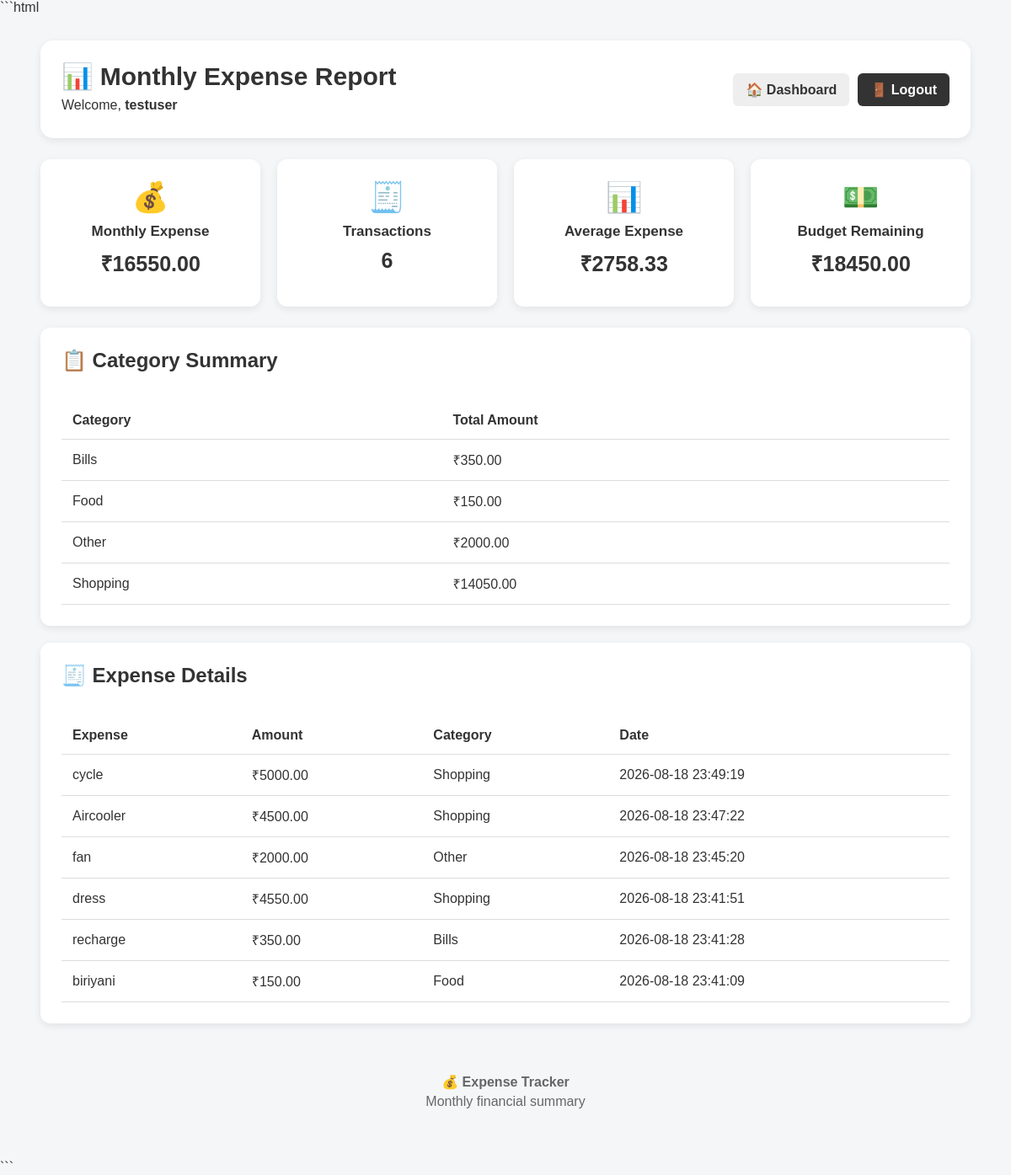
Screenshot of /monthly-report (signed in) with the database file from the repository.
### tables this page shows
CREATE TABLE users (
        id INTEGER PRIMARY KEY AUTOINCREMENT,
        username TEXT UNIQUE NOT NULL,
        password TEXT NOT NULL
    );

CREATE TABLE expenses (
        id INTEGER PRIMARY KEY AUTOINCREMENT,
        user_id INTEGER NOT NULL,
        expense_name TEXT NOT NULL,
        amount REAL NOT NULL,
        category TEXT NOT NULL,
        date TEXT NOT NULL,
        FOREIGN KEY (user_id) REFERENCES users(id)
    );

### app.py (the view)
@app.route("/monthly-report")
@login_required
def monthly_report():
    username = session["username"]
    conn = get_db()
    cursor = conn.cursor()
    cursor.execute("SELECT id FROM users WHERE username = ?", (username,))
    user_result = cursor.fetchone()
    if not user_result:
        conn.close()
        return redirect("/logout")
    user_id = user_result["id"]
    cursor.execute(
        "SELECT id, expense_name, amount, category, date FROM expenses WHERE user_id = ? ORDER BY date DESC",
        (user_id,)
    )
    expenses = cursor.fetchall()
    total = sum(float(expense["amount"]) for expense in expenses)
    expense_count = len(expenses)
    average = total / expense_count if expense_count > 0 else 0
    cursor.execute("SELECT budget FROM budgets WHERE user_id = ?", (user_id,))
    budget_result = cursor.fetchone()
    budget = float(budget_result["budget"]) if budget_result else 0
    remaining_budget = budget - total
    cursor.execute(
        "SELECT category, SUM(amount) AS total FROM expenses WHERE user_id = ? GROUP BY category",
        (user_id,)
    )
    category_data = cursor.fetchall()
    conn.close()
    return render_template(
        "monthly_report.html",
        username=username,
        expenses=expenses,
        total=total,
        expense_count=expense_count,
        average=average,
        budget=budget,
        remaining_budget=remaining_budget,
        category_data=category_data
    )

### app.py (called while the page is built)
def get_db():
    conn = sqlite3.connect(DATABASE)
    conn.row_factory = sqlite3.Row
    return conn

def login_required(function):
    @wraps(function)
    def wrapper(*args, **kwargs):
        if "username" not in session:
            return redirect("/login")
        return function(*args, **kwargs)
    return wrapper

### templates/monthly_report.html (shortened to what this page needs)
<!DOCTYPE html>
<html lang="en">
<head>
    <link
        rel="stylesheet"
        href="{{ url_for('static', filename='style.css') }}"
    >
</head>
<body>
<div class="container">
    <div class="header">
        <div>
            <h1>📊 Monthly Expense Report</h1>
            <p>
                Welcome,
                <strong>{{ username }}</strong>
            </p>
        </div>
        <div class="header-actions">
            <a
                href="/"
                class="header-link"
            >
                🏠 Dashboard
            </a>
            <a
                href="/logout"
                class="logout-button"
            >
                🚪 Logout
            </a>
        </div>
    </div>
    <div class="dashboard">
        <div class="dashboard-card">
            <div class="dashboard-icon">
                💰
            </div>
            <h3>
                Monthly Expense
            </h3>
            <p class="dashboard-value">
                ₹{{ "%.2f"|format(total) }}
            </p>
        </div>
        <div class="dashboard-card">
            <div class="dashboard-icon">
                🧾
            </div>
            <h3>
                Transactions
            </h3>
            <p class="dashboard-value">
                {{ expense_count }}
            </p>
        </div>
        <div class="dashboard-card">
            <div class="dashboard-icon">
                📊
            </div>
            <h3>
                Average Expense
            </h3>
            <p class="dashboard-value">
                ₹{{ "%.2f"|format(average) }}
            </p>
        </div>
        <div class="dashboard-card">
            <div class="dashboard-icon">
                💵
            </div>
            <h3>
                Budget Remaining
            </h3>
            <p class="dashboard-value">
                ₹{{ "%.2f"|format(remaining_budget) }}
            </p>
        </div>
    </div>
    <div class="card">
        <h2>
            📋 Category Summary
        </h2>
        <div class="table-container">
            <table>
                <thead>
                    <tr>
                        <th>
                            Category
                        </th>
                        <th>
                            Total Amount
                        </th>
                    </tr>
                </thead>
                <tbody>
                    {% for item in category_data %}
                    <tr>
                        <td>
                            {{ item[0] }}
                        </td>
                        <td>
                            ₹{{ "%.2f"|format(item[1]) }}
                        </td>
                    </tr>
                    {% endfor %}
                </tbody>
            </table>
        </div>
    </div>
    <div class="card">
        <h2>
            🧾 Expense Details
        </h2>
        <div class="table-container">
            <table>
                <thead>
                    <tr>
                        <th>
                            Expense
                        </th>
                        <th>
                            Amount
                        </th>
                        <th>
                            Category
                        </th>
                        <th>
                            Date
                        </th>
                    </tr>
                </thead>
                <tbody>
                    {% for expense in expenses %}
                    <tr>
                        <td>
                            {{ expense[1] }}
                        </td>
                        <td>
                            ₹{{ "%.2f"|format(expense[2]) }}
                        </td>
                        <td>
                            {{ expense[3] }}
                        </td>
                        <td>
                            {{ expense[4] }}
                        </td>
                    </tr>
                    {% endfor %}
                </tbody>
            </table>
        </div>
    </div>
    <div class="footer">
        <p>
            💰 <strong>Expense Tracker</strong>
        </p>
        <p>
            Monthly financial summary
        </p>
    </div>
</div>
</body>
</html>

### static/style.css (style rules this page uses)
html { scroll-behavior: smooth; }
body { margin: 0; padding: 0; font-family: Arial, Helvetica, sans-serif; background-color: #f4f6f8; color: #333; }
.container { width: 92%; max-width: 1150px; margin: 30px auto; }
.header { background-color: white; padding: 25px; border-radius: 15px; margin-bottom: 25px; display: flex; justify-content: space-between; align-items: center; box-shadow: 0 3px 10px rgba(0, 0, 0, 0.08); }
.header h1 { margin: 0 0 8px 0; font-size: 30px; }
.header p { margin: 5px 0; }
.header-actions { display: flex; align-items: center; gap: 10px; }
.header-link, .logout-button { display: inline-block; padding: 10px 15px; border-radius: 6px; text-decoration: none; font-weight: bold; }
.header-link { background-color: #eeeeee; color: #333; }
.logout-button { background-color: #333; color: white; }
.dashboard { display: grid; grid-template-columns: repeat(4, 1fr); gap: 20px; margin: 25px 0; }
.dashboard-card { background-color: white; padding: 25px; border-radius: 12px; text-align: center; box-shadow: 0 3px 10px rgba(0, 0, 0, 0.08); transition: transform 0.2s ease; }
.dashboard-icon { font-size: 35px; margin-bottom: 10px; }
.dashboard-card h3 { font-size: 17px; margin: 10px 0; }
.dashboard-value { font-size: 25px; font-weight: bold; margin: 10px 0; }
.card { background-color: white; padding: 25px; margin: 20px 0; border-radius: 12px; box-shadow: 0 3px 10px rgba(0, 0, 0, 0.08); }
.card h2 { margin-top: 0; margin-bottom: 20px; }
a { text-decoration: none; font-weight: bold; }
.table-container { width: 100%; overflow-x: auto; }
table { width: 100%; border-collapse: collapse; margin-top: 15px; background-color: white; }
th, td { padding: 13px; text-align: left; border-bottom: 1px solid #dddddd; }
th { font-weight: bold; }
.footer { text-align: center; padding: 25px; margin-top: 30px; color: #666666; }
.footer p { margin: 5px 0; }

### rows the page displays
users: username "testuser"
expenses: category "Bills", amount "350.00", expense_name "recharge", date "2026-08-18 23:41:28"
expenses: category "Food", amount "150.00", expense_name "biriyani", date "2026-08-18 23:41:09"
expenses: category "Other", amount "2000.00", expense_name "fan", date "2026-08-18 23:45:20"
expenses: expense_name "cycle", amount "5000.00", category "Shopping", date "2026-08-18 23:49:19"
expenses: expense_name "Aircooler", amount "4500.00", category "Shopping", date "2026-08-18 23:47:22"
expenses: expense_name "dress", amount "4550.00", category "Shopping", date "2026-08-18 23:41:51"

### other values shown
{{ "%.2f"|format(total) }} "16550.00"
{{ expense_count }} "6"
{{ "%.2f"|format(average) }} "2758.33"
{{ "%.2f"|format(remaining_budget) }} "18450.00"
{{ item[0] }} "Shopping"
{{ "%.2f"|format(item[1]) }} "14050.00"
